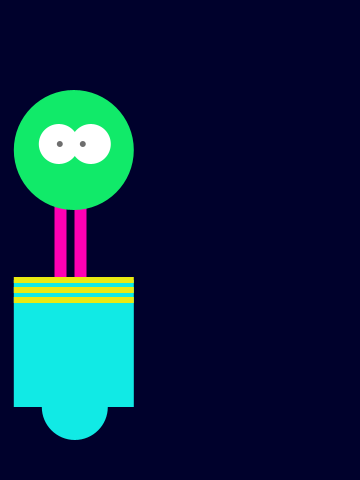
Frame 1 (no input)
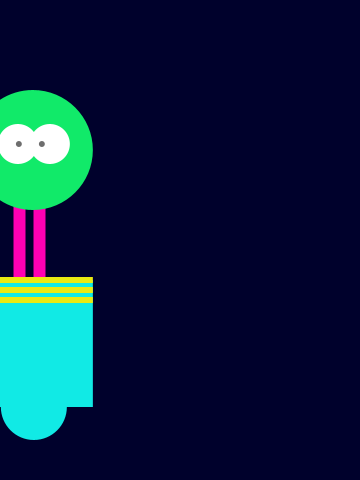
Frame 60 (the mouse pressed at the canvas centre just before this capture)
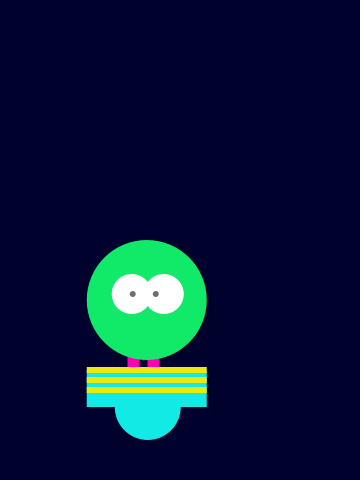
Frame 120 (the mouse held since frame 60 and released just before this capture)

The Processing sketch that drew these frames (run headless with seeded random() and noise(); from frame 60 on, the mouse is pressed at the canvas centre):

// Processing sketch: processing_58921
// ── processing_58921.pde

float x = 60;          // X-coordinate
float y = 440;         // Y-coordinate
int radius = 60;       // Head Radius
int bodyHeight = 160;  // Body Height
int neckHeight = 70;   // Neck Height
float easing = 0.02;
void setup() {
  size(360, 480);
  smooth();
  strokeWeight(12);
    
    ellipseMode(RADIUS);
}
void draw() {
    
  int targetX = mouseX;
  x += (targetX - x) * easing;
      
  if (mousePressed) {
    neckHeight = 10;
    bodyHeight = 70;
  } else {
    neckHeight = 70;
    bodyHeight = 160;
  }
    
  float ny = y - bodyHeight - neckHeight - radius;
    
  background(300);
  
// Neck
stroke(255, 0, 179);               //set colour pink
line(x+2, y-bodyHeight, x+2, ny);
line(x+22, y-bodyHeight, x+22, ny);

  
//body
noStroke();                //disable stroke
fill(17, 234, 229);                  //set fill to aqua
ellipse(x+16, y-33, 33, 33); //antigraviety orb
fill(17, 234, 229);                   //set fil to aqua
rect(x-45, y-bodyHeight, 120, bodyHeight-33);   //main body
fill(234, 234, 17);                 //set fill to lime
rect(x-45, y-bodyHeight+17,120, 6);     //stripe
rect(x-45, y-bodyHeight+7,120, 6);    //stripe
rect(x-45, y-bodyHeight-3,120, 6);    //stripe
 
  
//head
fill(17, 234, 105);                   //set fill to green
ellipse(x+15, ny, radius, radius); //head
fill (255);                //set fill to white
ellipse(x+32, ny-6, 20, 20); //large eye
ellipse(x+0, ny-6, 20, 20); //2nd eyed
ellipse(x+24, ny-6, 3, 3);   //pupil1
ellipse(x+1, ny-6, 3, 3);   //pupil2
fill (0);
fill (255);                //set fill to white
ellipse( x+24, ny-6, 12, 14); //large eye
fill(110);                   // set fill to black
ellipse(x+24, ny-6, 3, 3);   //pupil
ellipse(x+1, ny-6, 3, 3);   //pupil
fill (0);
 
}
